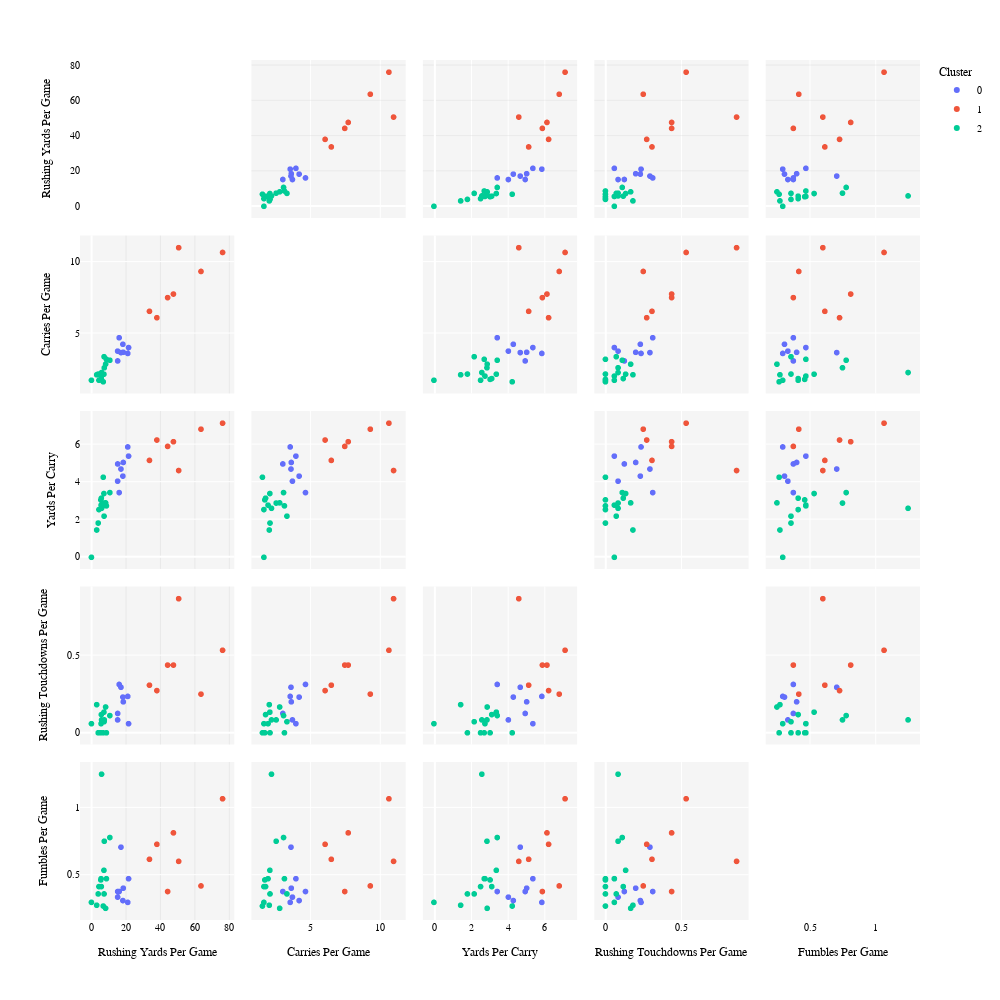

This figure's notebook cell:
### Code cell
graph_pair_plot_plotly(df=df_3, cluster_rankings=cluster_ranking_3,
                       position=position, stats=stats, 
                       save_suffix=suffix, font_size=font_size, marker_size=marker_size,
                       height=dim, width=dim
                      )

### Figure 1 — Plotly figure (JSON) as saved in the notebook; plotly's stock layout.template omitted (floating-point values rounded to 4 significant figures)
{"data": [{"diagonal": {"visible": false}, "dimensions": [{"axis": {"matches": true}, "label": "Rushing Yards Per Game", "values": [21.06, 16.06, 21.53, 17.12, 18.47, 15.17, 15.19, 18.23]}, {"axis": {"matches": true}, "label": "Carries Per Game", "values": [3.588, 4.688, 4, 3.647, 3.667, 3.75, 3.062, 4.231]}, {"axis": {"matches": true}, "label": "Yards Per Carry", "values": [5.87, 3.43, 5.38, 4.69, 5.04, 4.04, 4.96, 4.31]}, {"axis": {"matches": true}, "label": "Rushing Touchdowns Per Game", "values": [0.2353, 0.3125, 0.05882, 0.2941, 0.2, 0.08333, 0.125, 0.2308]}, {"axis": {"matches": true}, "label": "Fumbles Per Game", "values": [0.2941, 0.375, 0.4706, 0.7059, 0.4, 0.3333, 0.375, 0.3077]}], "hovertemplate": "<b>%{hovertext}</b><br><br>Cluster=0<br>%{xaxis.title.text}=%{x}<br>%{yaxis.title.text}=%{y}<extra></extra>", "hovertext": ["Patrick Mahomes", "Joe Burrow", "Geno Smith", "Trevor Lawrence", "Russell Wilson", "Dak Prescott", "Jacoby Brissett", "Kenny Pickett"], "legendgroup": "0", "marker": {"color": "#636efa", "size": 6, "symbol": "circle"}, "name": "0", "showlegend": true, "type": "splom"}, {"diagonal": {"visible": false}, "dimensions": [{"axis": {"matches": true}, "label": "Rushing Yards Per Game", "values": [47.62, 50.67, 76.2, 44.25, 63.67, 38, 33.69]}, {"axis": {"matches": true}, "label": "Carries Per Game", "values": [7.75, 11, 10.67, 7.5, 9.333, 6.091, 6.538]}, {"axis": {"matches": true}, "label": "Yards Per Carry", "values": [6.15, 4.61, 7.14, 5.9, 6.82, 6.24, 5.15]}, {"axis": {"matches": true}, "label": "Rushing Touchdowns Per Game", "values": [0.4375, 0.8667, 0.5333, 0.4375, 0.25, 0.2727, 0.3077]}, {"axis": {"matches": true}, "label": "Fumbles Per Game", "values": [0.8125, 0.6, 1.067, 0.375, 0.4167, 0.7273, 0.6154]}], "hovertemplate": "<b>%{hovertext}</b><br><br>Cluster=1<br>%{xaxis.title.text}=%{x}<br>%{yaxis.title.text}=%{y}<extra></extra>", "hovertext": ["Josh Allen", "Jalen Hurts", "Justin Fields", "Daniel Jones", "Lamar Jackson", "Kyler Murray", "Marcus Mariota"], "legendgroup": "1", "marker": {"color": "#EF553B", "size": 6, "symbol": "circle"}, "name": "1", "showlegend": true, "type": "splom"}, {"diagonal": {"visible": false}, "dimensions": [{"axis": {"matches": true}, "label": "Rushing Yards Per Game", "values": [5.706, 4.294, 8.647, -0.05882, 5.529, 5.385, 6.8, 7.2, 3.857, 7.286, 3, 8.167, 5.833, 7.417, 10.67]}, {"axis": {"matches": true}, "label": "Carries Per Game", "values": [1.824, 1.706, 3.176, 1.706, 2, 1.769, 1.6, 2.133, 2.143, 3.357, 2.091, 2.833, 2.25, 2.583, 3.111]}, {"axis": {"matches": true}, "label": "Yards Per Carry", "values": [3.13, 2.52, 2.72, -0.03, 2.76, 3.04, 4.25, 3.38, 1.8, 2.17, 1.43, 2.88, 2.59, 2.87, 3.43]}, {"axis": {"matches": true}, "label": "Rushing Touchdowns Per Game", "values": [0.1176, 0, 0, 0.05882, 0.05882, 0, 0, 0.1333, 0, 0.07143, 0.1818, 0.1667, 0.08333, 0.08333, 0.1111]}, {"axis": {"matches": true}, "label": "Fumbles Per Game", "values": [0.4118, 0.4118, 0.4706, 0.2941, 0.4706, 0.4615, 0.2667, 0.5333, 0.3571, 0.3571, 0.2727, 0.25, 1.25, 0.75, 0.7778]}], "hovertemplate": "<b>%{hovertext}</b><br><br>Cluster=2<br>%{xaxis.title.text}=%{x}<br>%{yaxis.title.text}=%{y}<extra></extra>", "hovertext": ["Kirk Cousins", "Jared Goff", "Justin Herbert", "Tom Brady", "Aaron Rodgers", "Tua Tagovailoa", "Derek Carr", "Davis Mills", "Andy Dalton", "Mac Jones", "Jimmy Garoppolo", "Ryan Tannehill", "Matt Ryan", "Baker Mayfield", "Taylor Heinicke"], "legendgroup": "2", "marker": {"color": "#00cc96", "size": 6, "symbol": "circle"}, "name": "2", "showlegend": true, "type": "splom"}], "layout": {"dragmode": "select", "font": {"color": "black", "family": "Courier New, monospace", "size": 10}, "height": 1000, "legend": {"title": {"text": "Cluster"}, "tracegroupgap": 0}, "margin": {"t": 60}, "paper_bgcolor": "rgba(0,0,0,0)", "plot_bgcolor": "rgba(245, 245, 245, 1)", "showlegend": true, "width": 1000, "xaxis": {"gridcolor": "rgba(200, 200, 200, 0.5)", "gridwidth": 0.5, "showgrid": true}, "yaxis": {"gridcolor": "rgba(200, 200, 200, 0.5)", "gridwidth": 0.5, "showgrid": true}}}
